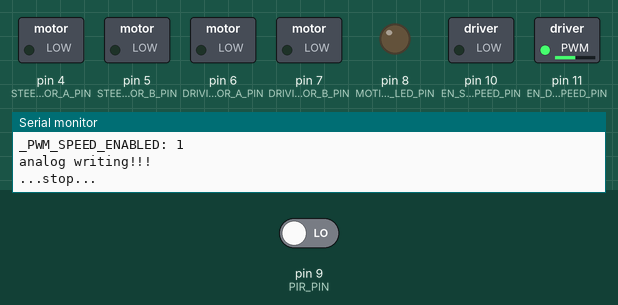
A sketch run on a simulated Arduino Uno, built with avr-gcc and run on an emulated ATmega328P. On the bench: switched loads named in the sketch (green lamp = pin HIGH), output pins drawn as LEDs (lit = HIGH), the last lines printed to the serial monitor. The test bench sets the inputs (shaded band); at power-on: pin 9 (PIR_PIN) LOW.

Above: at 1.3 s.
1.4 s: pin 9 (PIR_PIN) driven HIGH
At 2.2 s:
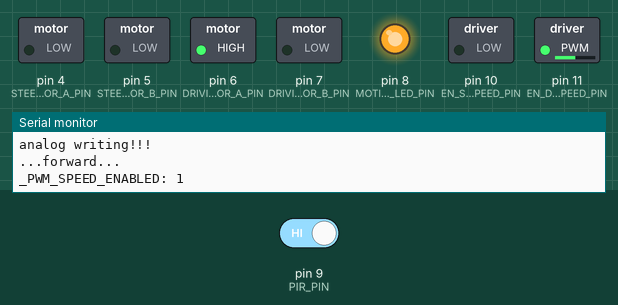
2.9 s: pin 9 (PIR_PIN) driven LOW
At 2.96 s:
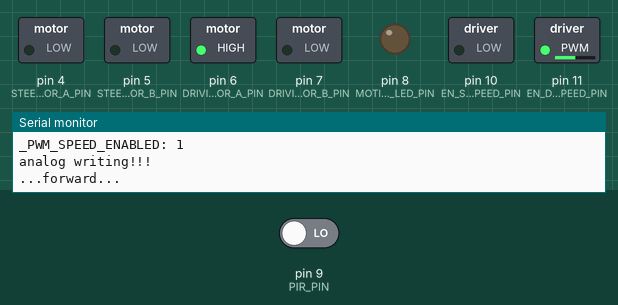
Timing chart, 0 to 5.9 s (numbered marks = the images above; inputs shaded):
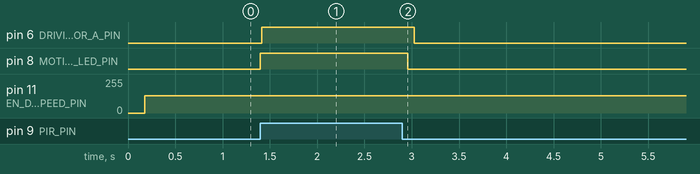

The sketch:

version_m.0.20.0.ino
```cpp
/*
 * This version integrates the PIR motion sensor
 * along with motor driver code form previous versions.
 *
 * Next version make the PIR motion sensor into a class????
 *
 * Version m.0.20.0
 *
 * Last updated 24 August 2023, Noah Lobbe
 */


#include "MotorSystem.h"

////pin definitions

//motor driver
#define PWM_SPEED_ENABLED true

#define EN_STEERING_SPEED_PIN 10
#define STEERING_MOTOR_A_PIN 4
#define STEERING_MOTOR_B_PIN 5

#define DRIVING_MOTOR_A_PIN 6
#define DRIVING_MOTOR_B_PIN 7
#define EN_DRIVING_SPEED_PIN 11

//PIR motion sensor
#define PIR_PIN 9
#define MOTION_LED_PIN 8


////variables
bool pir_state = false; //keep track of the PIR motion state

////objects
MotorSystem RC_Car; //object to control the RC car motors


void setup() {
  ////setup pinModes and pin allocations

  //Motor driver stuff
  RC_Car.attach(STEERING_MOTOR_A_PIN,
                STEERING_MOTOR_B_PIN,
                DRIVING_MOTOR_A_PIN,
                DRIVING_MOTOR_B_PIN);


  if (PWM_SPEED_ENABLED) {
    RC_Car.enablePWM(EN_STEERING_SPEED_PIN, EN_DRIVING_SPEED_PIN);

  } else {
    pinMode(EN_STEERING_SPEED_PIN, OUTPUT);
    pinMode(EN_DRIVING_SPEED_PIN, OUTPUT);
    digitalWrite(EN_STEERING_SPEED_PIN, HIGH); //default to max
    digitalWrite(EN_DRIVING_SPEED_PIN, HIGH); //default to max
  }

  //PIR motion sensor
  pinMode(PIR_PIN, INPUT);
  pinMode(MOTION_LED_PIN, OUTPUT);


  Serial.begin(9600);
  Serial.println("...Enter a two char command...");
  Serial.println("Drive motor \n\tMotor Select: 'D' \n\tcommands: F = forward, B = backward, S = stop"
                 "\nSteering motor \n\tMotor Select: 'S' \n\tcommands: L = left, R = right, C = centre");
}


void userMotorControl() {
  ////Function to handle the user controling the motor system
  if (Serial.available() > 0) {
    String input = Serial.readString();
    char motor_select = input[0];
    char command = input[1];
    int speed_value = (input.substring(2).toInt()); //converting
    String text = "\nYou inputted..."
                  "\n\tmotor select: " + String(motor_select) +
                  "\n\tcommand: " + String(command) +
                  "\n\tspeed value: " + String(speed_value);
    Serial.println(text);

    if (motor_select == 'D') {
      Serial.println("Command given to drive motor...");
      RC_Car.drive(command, speed_value);

    } else if (motor_select == 'S') {
      Serial.println("Command given to steering motor...");
      RC_Car.turn(command, speed_value);

    } else {
      Serial.println("...unrecognized motor_select...");
    }

  }
}


void checkPIR() {
  ////just checks the PIR motion sensor
  if (digitalRead(PIR_PIN)) { //if motion is detected...
    digitalWrite(MOTION_LED_PIN, HIGH);
    //Serial.println(digitalRead(PIR_PIN));

    if (pir_state == false) { //if motion hasn't been detected
      Serial.println("New Motion detected!");
      pir_state = true;
    }

  } else { //if motion not detected...
    digitalWrite(MOTION_LED_PIN, LOW);

    if (pir_state) { //reset pir_state due to no motion currently, compared to previously
      Serial.println("Motion ended");
      pir_state = false;
    }
  }
}

void loop() {
  ////inputs

  //userMotorControl();

  //PIR motion sensor
  checkPIR();


  ////Calculations


  ////outputs

  //probably should enact motor states here, NOT in userMotorControl()
  if (pir_state) {
    RC_Car.drive('F', 128);//forward half speed

  } else if (RC_Car.driving_direction != 'S'){ //no need to keep driving so stop
    RC_Car.drive('S', 128);//stop
  }

}
```

MotorSystem.cpp
```cpp
/*
 *
 */

#include "Arduino.h"
#include "MotorSystem.h"


MotorSystem::MotorSystem() {
  _PWM_SPEED_ENABLED = false; //default
}


void MotorSystem::attach(uint8_t steering_motor_a, uint8_t steering_motor_b, uint8_t driving_motor_a, uint8_t driving_motor_b) {
  _STEERING_MOTOR_A_PIN = steering_motor_a;
  _STEERING_MOTOR_B_PIN = steering_motor_b;
  _DRIVING_MOTOR_A_PIN = driving_motor_a;
  _DRIVING_MOTOR_B_PIN = driving_motor_b;

  pinMode(_STEERING_MOTOR_A_PIN, OUTPUT);
  pinMode(_STEERING_MOTOR_B_PIN, OUTPUT);
  pinMode(_DRIVING_MOTOR_A_PIN, OUTPUT);
  pinMode(_DRIVING_MOTOR_B_PIN, OUTPUT);
}


void MotorSystem::enablePWM(uint8_t steering_pwm_pin, uint8_t driving_pwm_pin) {
  _PWM_SPEED_ENABLED = true;
  _STEERING_PWM_PIN = steering_pwm_pin;
  _DRIVING_PWM_PIN = driving_pwm_pin;

  pinMode(_STEERING_PWM_PIN, OUTPUT);
  pinMode(_DRIVING_PWM_PIN, OUTPUT);
}

void MotorSystem::_writeSpeed(uint8_t pwm_pin, uint8_t speed_val) {
  Serial.println("_PWM_SPEED_ENABLED: " + String(_PWM_SPEED_ENABLED));
  if (_PWM_SPEED_ENABLED) {
    Serial.println("analog writing!!!");
    analogWrite(pwm_pin, speed_val);
  } else {
    analogWrite(pwm_pin, 255); //default to HIGH
  }
}


//this method handles everything for driving
void MotorSystem::drive(char driving_direction_char, uint8_t speed_val) {
  _writeSpeed(_DRIVING_PWM_PIN, speed_val);
  if (driving_direction_char == 'F') {
    Serial.println("...forward...");
    //forward
    digitalWrite(_DRIVING_MOTOR_A_PIN, HIGH);
    digitalWrite(_DRIVING_MOTOR_B_PIN, LOW);

  } else if (driving_direction_char == 'B') {
    Serial.println("...backward...");
    //backward
    digitalWrite(_DRIVING_MOTOR_A_PIN, LOW);
    digitalWrite(_DRIVING_MOTOR_B_PIN, HIGH);

  } else {
    Serial.println("...stop...");
    //stop - stop powering the drive motor
    digitalWrite(_DRIVING_MOTOR_A_PIN, LOW);
    digitalWrite(_DRIVING_MOTOR_B_PIN, LOW);
  }

  driving_direction = driving_direction_char; //update for future use
}


//this method handles everything for steering
void MotorSystem::turn(char turning_direction_char, uint8_t speed_val) {
  _writeSpeed(_STEERING_PWM_PIN, speed_val);
  if (turning_direction_char == 'L') {
    Serial.println("...left...");
    //forward
    digitalWrite(_STEERING_MOTOR_A_PIN, HIGH);
    digitalWrite(_STEERING_MOTOR_B_PIN, LOW);

  } else if (turning_direction_char == 'R') {
    Serial.println("...right...");
    //backward
    digitalWrite(_STEERING_MOTOR_A_PIN, LOW);
    digitalWrite(_STEERING_MOTOR_B_PIN, HIGH);

  } else { // 'C'
    Serial.println("...centre...");
    //centre - spring system should centre the steering
    digitalWrite(_STEERING_MOTOR_A_PIN, LOW);
    digitalWrite(_STEERING_MOTOR_B_PIN, LOW);
  }

  turning_direction = turning_direction_char; //update for future use
}
```

MotorSystem.h
```cpp
/*
 *
 */

#ifndef MotorSystem_h
#define MotorSystem_h

#include "Arduino.h"

class MotorSystem { //make a class for handling the RC car motors
  private:
    uint8_t _DRIVING_MOTOR_A_PIN;
    uint8_t _DRIVING_MOTOR_B_PIN;
    uint8_t _STEERING_MOTOR_A_PIN;
    uint8_t _STEERING_MOTOR_B_PIN;

    bool _PWM_SPEED_ENABLED;
    uint8_t _STEERING_PWM_PIN;
    uint8_t _DRIVING_PWM_PIN;


  public:
    char driving_direction;
    char turning_direction;
    MotorSystem();
    void attach(uint8_t steering_motor_a, uint8_t steering_motor_b, uint8_t driving_motor_a, uint8_t driving_motor_b);
    void enablePWM(uint8_t steering_pwm_pin, uint8_t driving_pwm_pin);
    void _writeSpeed(uint8_t pwm_pin, uint8_t speed_val);
    void drive(char driving_direction_char, uint8_t speed_val);
    void turn(char turning_direction_char, uint8_t speed_val);
};

#endif
```

Measured:
- after the input at 1.4 s, pin 6 (DRIVING_MOTOR_A_PIN), pin 8 (MOTION_LED_PIN): LOW → HIGH at once
- after the input at 2.9 s, pin 6 (DRIVING_MOTOR_A_PIN): HIGH → LOW after 0.13 s; pin 8 (MOTION_LED_PIN): HIGH → LOW after 0.06 s
